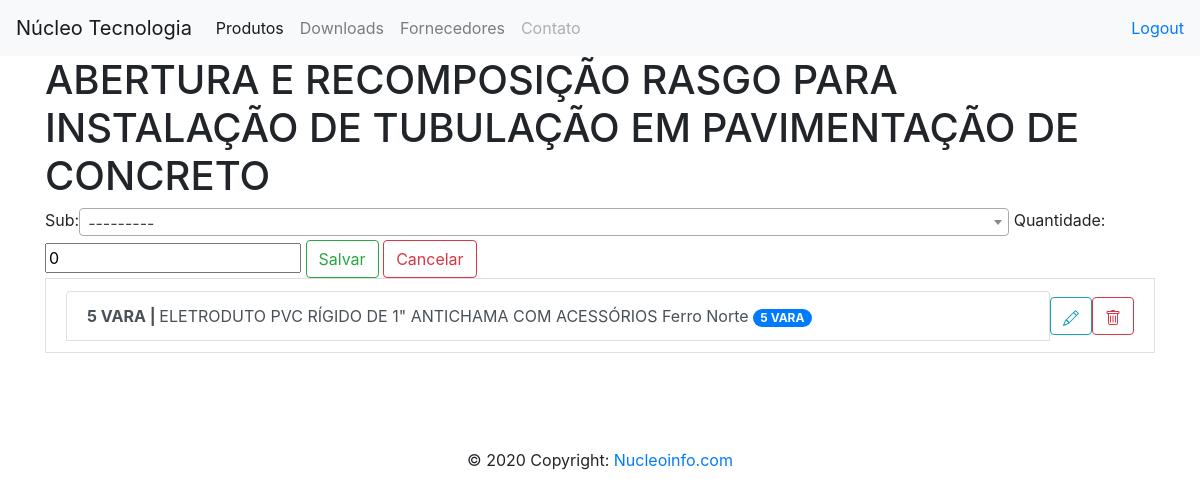
The app's page /adicionar_subitem/7 (signed in) with its own data.
### contatos/models.py (models this page shows)
class Produtos(models.Model):
    nome = models.CharField(max_length=300)
    fabricante = models.CharField(max_length=30, blank=True, default="")
    modelo = models.CharField(max_length=50, blank=True, default="")
    unidade = models.CharField(max_length=15, blank=True, default='UND')
    grupo = models.ForeignKey(Grupos, null=True, blank=True, on_delete=models.PROTECT)
    descricao = models.TextField(null=True, blank=True, default="")
    valor_de_compra = models.DecimalField(max_digits=8, decimal_places=2, default=0)
    fornecedor = models.ForeignKey(Fornecedor, null=True, blank=True, on_delete=models.PROTECT)
    tempo_de_instalacao = models.IntegerField(blank=True, default=1)
    tempo_de_sup = models.IntegerField(blank=True, default=0)
    valor_de_terceiros = models.DecimalField(max_digits=8, decimal_places=2, default=0)
    data = models.DateTimeField()
    class Meta:
        ordering = ('nome',)
    def __str__(self):
        return self.nome + ' ' + self.modelo + ' ' + self.fabricante

class SubItem(models.Model):
    item = models.ForeignKey(Produtos,blank= True,related_name='produto', null= True, on_delete= models.CASCADE)
    sub = models.ForeignKey(Produtos,blank= True, null= True, on_delete= models.CASCADE)
    quantidade = models.IntegerField(blank=True, default=0)

### contatos/views.py (the view)
# urls.py: path('adicionar_subitem/<int:id>', novo_subitem, name='adicionar_subitem'),
@login_required
def novo_subitem(request, id):
    form = FormularioSubitem(request.POST or None)
    produto = Produtos.objects.get(id=id)
    lista_subitem = SubItem.objects.filter(item__id=id)
    if form.is_valid():
        subitem = form.save(commit=False)
        subitem.item = produto
        subitem.save()
        return redirect('adicionar_subitem', id)
    return render(request, 'formulario_subitem.html', {'form': form, 'lista_subitem': lista_subitem, 'produto': produto})

### contatos/forms.py
class FormularioSubitem(ModelForm):
    class Meta:
        model = SubItem
        fields = ['sub', 'quantidade']
        widgets = {
            'sub': Select(attrs={
                'class': 'select-com-pesquisa',
                'name': 'state',
            })
        }

### templates/formulario_subitem.html (shortened to what this page needs)
{% extends 'base.html' %}
{% load bootstrap %}
{% block main %}
    <h1>{{produto.nome}}</h1>
    <form method="post">
        {{ form|bootstrap }}
        <button type="submit" class="btn btn-outline-success">Salvar</button>
        <button onclick='history.go(-1)' type="button" class="btn btn-outline-danger">Cancelar</button>
    </form>
    {% for sub in lista_subitem %}
            <li class="list-group-item d-flex justify-content-between align-items-center">
                <a href="#" class="list-group-item list-group-item-action"> <b> {{ sub.quantidade }} {{ sub.sub.unidade }} | </b>{{ sub.sub.nome }} {{ sub.sub.fabricante }} <span class="badge badge-primary badge-pill">{{ sub.quantidade }} {{ sub.sub.unidade }}</span>
                </a>
                <a href="{%url 'atualizar_subitem' sub.id %}" class="btn btn-outline-info">
                </a>
                <a href="{%url 'excluir_subitem' sub.id %}" class="btn btn-outline-danger">
                </a>
            </li>
    {% endfor %}
{% endblock %}

### records on screen
Produtos: nome "ABERTURA E RECOMPOSIÇÃO RASGO PARA INSTALAÇÃO DE TUBULAÇÃO EM PAVIMENTAÇÃO DE CONCRETO"
SubItem: quantidade "5", sub.unidade "VARA", sub.nome "ELETRODUTO PVC RÍGIDO DE 1\" ANTICHAMA COM ACESSÓRIOS", sub.fabricante "Ferro Norte"
